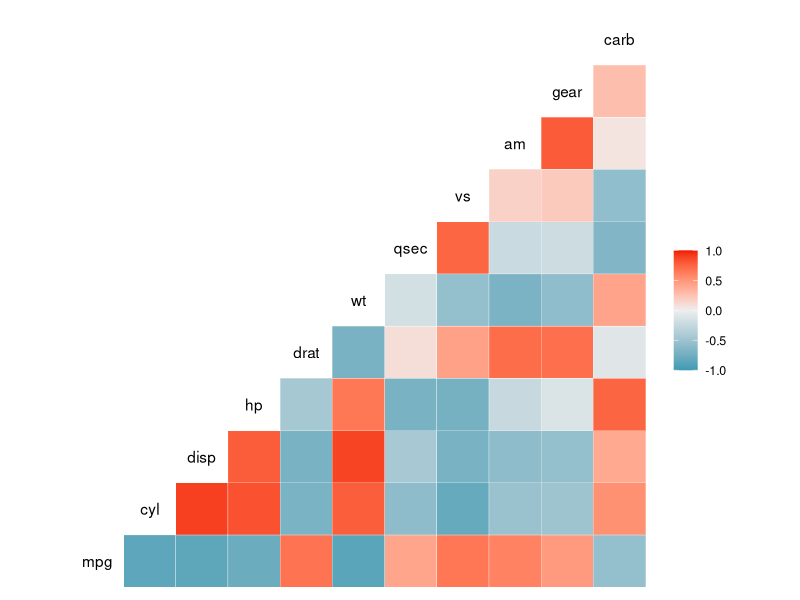
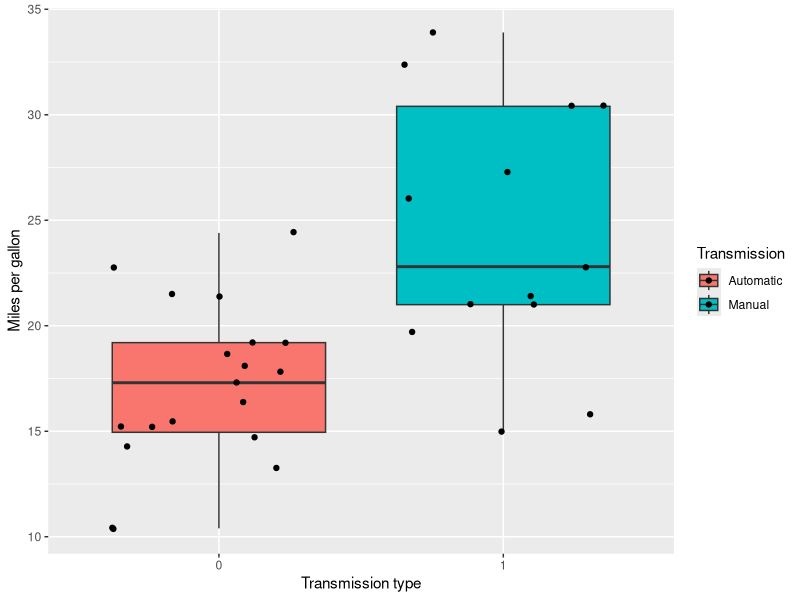
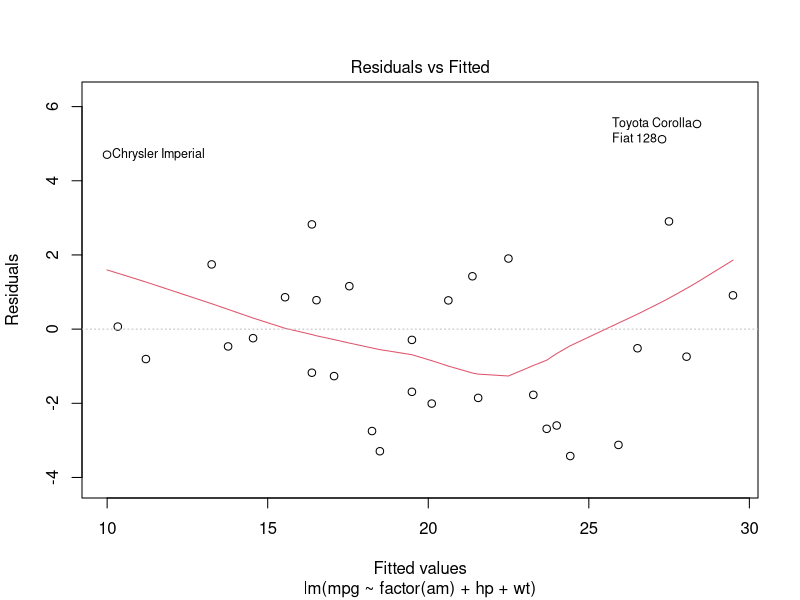
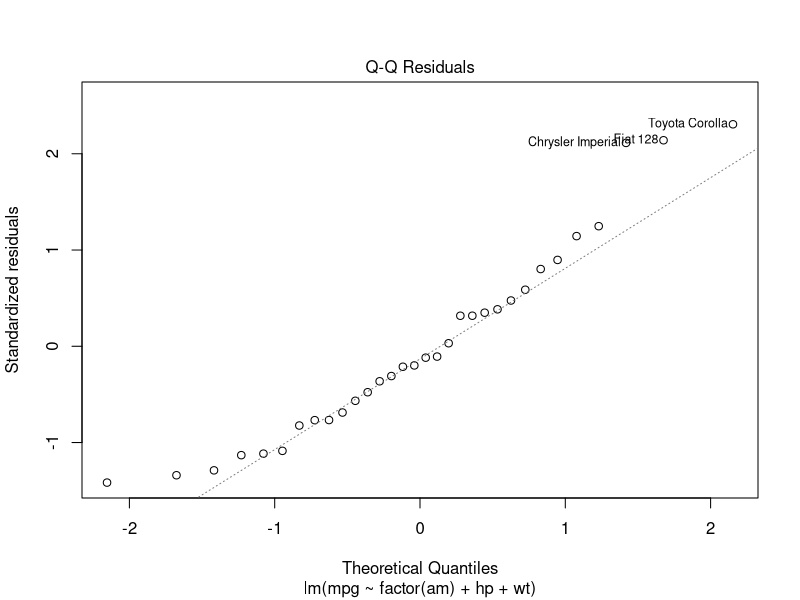
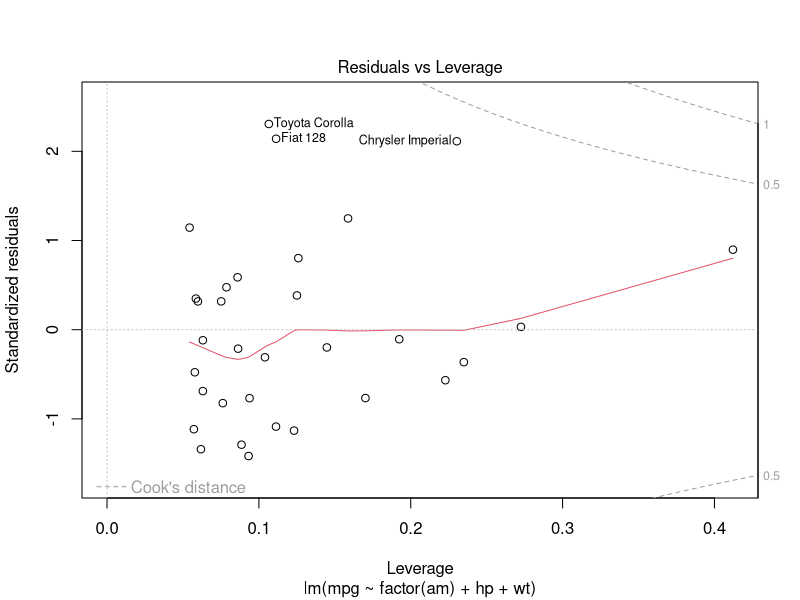

Source code (R) for these figures, in order:
## ---- chunk 1
fit1 <- lm(mpg ~ factor(am), mtcars)
summary(fit1)$call
summary(fit1)$coefficients
## ---- chunk 2
fit2 <- lm(mpg ~ factor(am) + hp, mtcars)
fit3 <- lm(mpg ~ factor(am) + hp + wt, mtcars)
fit4 <- lm(mpg ~ factor(am) + hp + wt + factor(cyl), mtcars)
anova(fit1,fit2,fit3,fit4)
## ---- chunk 3
shapiro.test(fit3$residuals)
## ---- chunk 4
summary(fit3)$coefficients
## ---- chunk 5
str(mtcars)
## ---- chunk 6
head(mtcars)
## ---- chunk 7
library(GGally)
ggcorr(mtcars)
## ---- chunk 8
library(ggplot2)
qplot(factor(am), 
      mpg, 
      geom = c("boxplot", "jitter"), 
      fill = factor(am), 
      data = mtcars, 
      xlab = "Transmission type", 
      ylab = "Miles per gallon") + 
    scale_fill_discrete("Transmission", 
                        labels=c("Automatic", "Manual"))
## ---- chunk 9
plot(fit3, which = 1)
## ---- chunk 10
plot(fit3, which = 2)
## ---- chunk 11
plot(fit3, which = 5)
